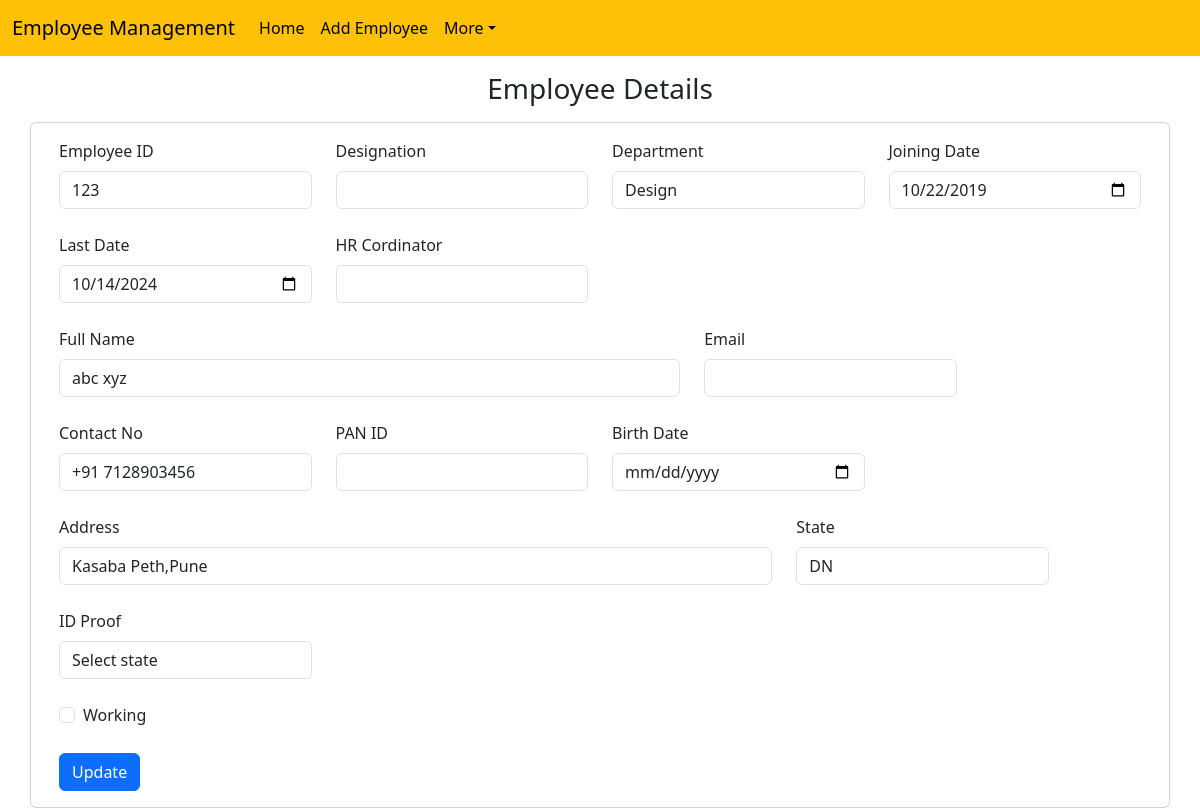
Page /index/emp-detail/4 on the committed database.
### homeapp/models.py (models this page shows, shortened)
class Empdata(models.Model):
    emp_id=models.CharField(max_length=200)
    working=models.BooleanField(default=True)
    jdate=models.CharField(max_length=200)
    ldate=models.CharField(max_length=200)
    dept=models.CharField(max_length=200)
    name=models.CharField(max_length=200)
    contact=models.CharField(max_length=200)
    add=models.CharField(max_length=1500)
    state=models.CharField(max_length=200)
    idproof=models.CharField(max_length=200)

### homeapp/views.py (the view)
# urls.py: path('emp-detail/<int:id>', emp_detail),
def emp_detail(request, id):
    empinfo=Empdata.objects.get(pk=id)
    return render(request, "emp_detail.html", {'emp':empinfo})

### templates/emp_detail.html (shortened to what this page needs)
<!doctype html>
<html lang="en">
<head>
  {% include 'bootstrap.html' %}
</head>
<body>
  {% include 'navbar.html' %}
  <h3 class="text-center my-3">Employee Details</h3>
  <div class="container">
    <div class="row">
    <div class="card">
    <div class="card-body">
      <form action="/index/do-emp-update/{{emp.emp_id}}" class="row g-4" method="POST">
        <div class="col-md-3">
          <label for="empid" class="form-label">Employee ID</label>
          <input type="text" class="form-control" name="emp_id" id="empid" value="{{emp.emp_id}}">
        </div>
        <div class="col-md-3">
          <label for="designation" class="form-label">Designation</label>
          <input type="text" class="form-control" name="designation" id="designation">
        </div>
        <div class="col-md-3">
          <label for="department" class="form-label">Department</label>
          <input type="text" class="form-control" name="dept" id="department" value="{{emp.dept}}">
        </div>
        <div class="col-md-3">
          <label for="joiningdate" class="form-label">Joining Date</label>
          <input type="date" class="form-control" name="jdate" id="joiningdate" value="{{emp.jdate}}">
        </div>
        <div class="col-md-3">
          <label for="lastdate" class="form-label">Last Date</label>
          <input type="date" class="form-control" name="ldate" id="lastdate" value="{{emp.ldate}}">
        </div>
        <div class="col-md-3">
          <label for="hrcordinator" class="form-label">HR Cordinator</label>
          <input type="text" class="form-control" name="hrcordinator" id="hrcordinator">
        </div>
        <div class="col-md-7">
          <label for="fullname" class="form-label">Full Name</label>
          <input type="text" class="form-control" name="name" id="fullname" value="{{emp.name}}">
        </div>
        <div class="col-md-3">
          <label for="email" class="form-label">Email</label>
          <input type="text" class="form-control" name="email" id="email">
        </div>
        <div class="col-md-3">
          <label for="contact-no" class="form-label">Contact No</label>
          <input type="text" class="form-control" name="contact" id="contact-no" value="{{emp.contact}}">
        </div>
        <div class="col-md-3">
          <label for="PANID" class="form-label">PAN ID</label>
          <input type="text" class="form-control" name="panid" id="PANID">
        </div>
        <div class="col-md-3">
          <label for="birthdate" class="form-label">Birth Date</label>
          <input type="date" class="form-control" name="birthdate" id="birthdate">
        </div>
        <div class="col-8">
          <label for="address1" class="form-label">Address</label>
          <input type="text" class="form-control" name="add" id="address1" placeholder="S.R. No 123, House/Appartment Name, Colony/Chaul Name, Landmark, Area name" value="{{emp.add}}">
        </div>
        <div class="col-md-3">
          <label for="State" class="form-label">State</label>
          <select id="State" class="form-control" name="state">
            <option selected>{{emp.state}}</option>
          </select>
        </div>
        <div class="col-md-3">
          <label for="idproof" class="form-label">ID Proof</label>
          <select value="{{emp.idproof}}" id="idproof" class="form-control" name="idproof">
            <option>Select state</option>
          </select>
        </div>
        <div class="col-12">
          <div class="form-check">
            <input
              class="form-check-input" type="checkbox" name="working" id="gridCheck">
              <label class="form-check-label" for="gridCheck">Working</label>
          </div>
        </div>
        <div class="col-12">
          <button type="submit" class="btn btn-primary">Update</button>
        </div>
      </form>
    </div>
    </div>
    </div>
    </div>
</body>
</html>

### rows in the picture
Empdata: emp_id "123", dept "Design", jdate "10/22/2019", ldate "10/14/2024", name "abc xyz", contact "+91 7128903456", add "Kasaba Peth,Pune", state "DN", idproof "Select state"
